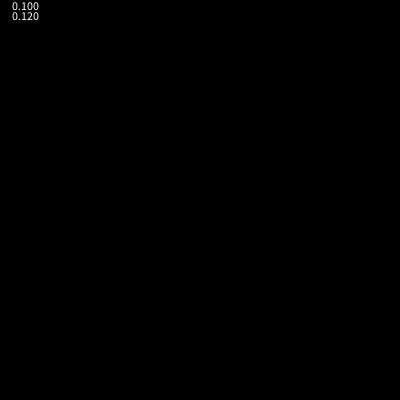
Frame 1 (no input)
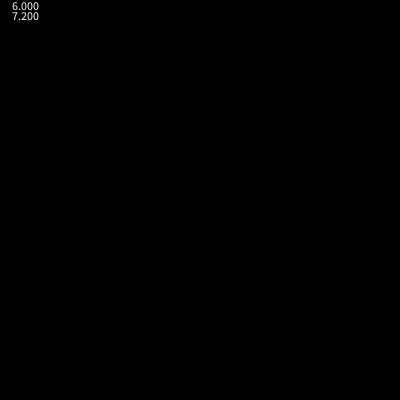
Frame 60 (the mouse pressed at the canvas centre just before this capture)
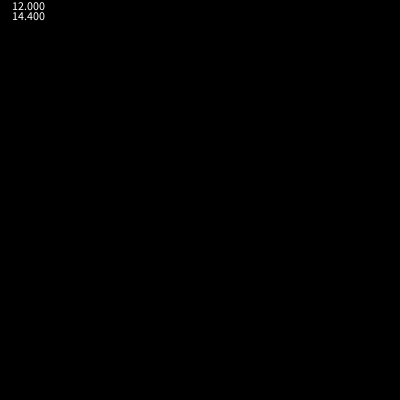
Frame 120 (the mouse held since frame 60 and released just before this capture)

The Processing sketch that drew these frames (run headless with seeded random() and noise(); from frame 60 on, the mouse is pressed at the canvas centre):

// Processing sketch: loading
// ── loading.pde
float a1, a2;
float ai1, ai2;
float cx, cy;
float r = 30;
float d = r * 2;

void setup() {
  size(400, 400);
  a1 = a2 = 0;
  ai1 = 0.1;
  ai2 = 0.12;
  cx = width / 2;
  cy = height / 2;
}

void draw() {
  background(0);
  float x1 = cx + r * cos(a1);
  float y1 = cx + r * sin(a1);

  float x2 = cx + r * cos(a2);
  float y2 = cx + r * sin(a2);



  stroke(255);
  noFill();

  //ellipse(x1, y1, 2, 2);
  //ellipse(x2, y2, 2, 2);
  if (a1 % TWO_PI <= a2 % TWO_PI) {
    arc(cx, cy, d, d, a1, a2);
  } else {
    arc(cx, cy, d, d, a2, a1);
  }

  //a1 = (a1 + ai1) % TWO_PI;
  //a2 = (a2 + ai2) % TWO_PI;

  a1 += ai1;
  a2 += ai2;
  
  text(a1, 10, 10);
  text(a2, 10, 20);
}
